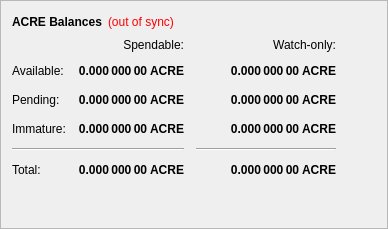
        <widget class="QFrame" name="frame">
         <property name="frameShape">
          <enum>QFrame::StyledPanel</enum>
         </property>
         <property name="frameShadow">
          <enum>QFrame::Raised</enum>
         </property>
         <layout class="QVBoxLayout" name="verticalLayout_4">
          <item>
           <layout class="QHBoxLayout" name="horizontalLayout_4">
            <item>
             <widget class="QLabel" name="label_5">
              <property name="font">
               <font>
                <weight>75</weight>
                <bold>true</bold>
               </font>
              </property>
              <property name="text">
               <string>ACRE Balances</string>
              </property>
             </widget>
            </item>
            <item>
             <widget class="QLabel" name="labelWalletStatus">
              <property name="cursor">
               <cursorShape>WhatsThisCursor</cursorShape>
              </property>
              <property name="toolTip">
               <string>The displayed information may be out of date. Your wallet automatically synchronizes with the Acre network after a connection is established, but this process has not completed yet.</string>
              </property>
              <property name="styleSheet">
               <string notr="true">QLabel { color: red; }</string>
              </property>
              <property name="text">
               <string notr="true">(out of sync)</string>
              </property>
              <property name="alignment">
               <set>Qt::AlignLeading|Qt::AlignLeft|Qt::AlignVCenter</set>
              </property>
             </widget>
            </item>
            <item>
             <spacer name="horizontalSpacer_3">
              <property name="orientation">
               <enum>Qt::Horizontal</enum>
              </property>
              <property name="sizeHint" stdset="0">
               <size>
                <width>40</width>
                <height>20</height>
               </size>
              </property>
             </spacer>
            </item>
           </layout>
          </item>
          <item>
           <layout class="QGridLayout" name="gridLayout">
            <property name="spacing">
             <number>12</number>
            </property>
            <item row="2" column="2">
             <widget class="QLabel" name="labelWatchPending">
              <property name="font">
               <font>
                <weight>75</weight>
                <bold>true</bold>
               </font>
              </property>
              <property name="cursor">
               <cursorShape>IBeamCursor</cursorShape>
              </property>
              <property name="toolTip">
               <string>Unconfirmed transactions to watch-only addresses</string>
              </property>
              <property name="text">
               <string notr="true">0.000 000 00 ACRE</string>
              </property>
              <property name="alignment">
               <set>Qt::AlignRight|Qt::AlignTrailing|Qt::AlignVCenter</set>
              </property>
              <property name="textInteractionFlags">
               <set>Qt::LinksAccessibleByMouse|Qt::TextSelectableByKeyboard|Qt::TextSelectableByMouse</set>
              </property>
             </widget>
            </item>
            <item row="2" column="1">
             <widget class="QLabel" name="labelUnconfirmed">
              <property name="font">
               <font>
                <weight>75</weight>
                <bold>true</bold>
               </font>
              </property>
              <property name="cursor">
               <cursorShape>IBeamCursor</cursorShape>
              </property>
              <property name="toolTip">
               <string>Total of transactions that have yet to be confirmed, and do not yet count toward the spendable balance</string>
              </property>
              <property name="text">
               <string notr="true">0.000 000 00 ACRE</string>
              </property>
              <property name="alignment">
               <set>Qt::AlignRight|Qt::AlignTrailing|Qt::AlignVCenter</set>
              </property>
              <property name="textInteractionFlags">
               <set>Qt::LinksAccessibleByMouse|Qt::TextSelectableByKeyboard|Qt::TextSelectableByMouse</set>
              </property>
             </widget>
            </item>
            <item row="3" column="2">
             <widget class="QLabel" name="labelWatchImmature">
              <property name="font">
               <font>
                <weight>75</weight>
                <bold>true</bold>
               </font>
              </property>
              <property name="cursor">
               <cursorShape>IBeamCursor</cursorShape>
              </property>
              <property name="toolTip">
               <string>Staked or masternode rewards in watch-only addresses that has not yet matured</string>
              </property>
              <property name="text">
               <string notr="true">0.000 000 00 ACRE</string>
              </property>
              <property name="alignment">
               <set>Qt::AlignRight|Qt::AlignTrailing|Qt::AlignVCenter</set>
              </property>
              <property name="textInteractionFlags">
               <set>Qt::LinksAccessibleByMouse|Qt::TextSelectableByKeyboard|Qt::TextSelectableByMouse</set>
              </property>
             </widget>
            </item>
            <item row="4" column="0" colspan="2">
             <widget class="Line" name="lineSpendableBalance">
              <property name="orientation">
               <enum>Qt::Horizontal</enum>
              </property>
             </widget>
            </item>
            <item row="4" column="2">
             <widget class="Line" name="lineWatchBalance">
              <property name="sizePolicy">
               <sizepolicy hsizetype="Preferred" vsizetype="Fixed">
                <horstretch>0</horstretch>
                <verstretch>0</verstretch>
               </sizepolicy>
              </property>
              <property name="minimumSize">
               <size>
                <width>140</width>
                <height>0</height>
               </size>
              </property>
              <property name="orientation">
               <enum>Qt::Horizontal</enum>
              </property>
             </widget>
            </item>
            <item row="5" column="0">
             <widget class="QLabel" name="labelTotalText">
              <property name="text">
               <string>Total:</string>
              </property>
             </widget>
            </item>
            <item row="3" column="1">
             <widget class="QLabel" name="labelImmature">
              <property name="font">
               <font>
                <weight>75</weight>
                <bold>true</bold>
               </font>
              </property>
              <property name="cursor">
               <cursorShape>IBeamCursor</cursorShape>
              </property>
              <property name="toolTip">
               <string>Staked or masternode rewards that has not yet matured</string>
              </property>
              <property name="text">
               <string notr="true">0.000 000 00 ACRE</string>
              </property>
              <property name="alignment">
               <set>Qt::AlignRight|Qt::AlignTrailing|Qt::AlignVCenter</set>
              </property>
              <property name="textInteractionFlags">
               <set>Qt::LinksAccessibleByMouse|Qt::TextSelectableByKeyboard|Qt::TextSelectableByMouse</set>
              </property>
             </widget>
            </item>
            <item row="2" column="3">
             <spacer name="horizontalSpacer_2">
              <property name="orientation">
               <enum>Qt::Horizontal</enum>
              </property>
              <property name="sizeHint" stdset="0">
               <size>
                <width>40</width>
                <height>20</height>
               </size>
              </property>
             </spacer>
            </item>
            <item row="3" column="0">
             <widget class="QLabel" name="labelImmatureText">
              <property name="text">
               <string>Immature:</string>
              </property>
             </widget>
            </item>
            <item row="5" column="1">
             <widget class="QLabel" name="labelTotal">
              <property name="font">
               <font>
                <weight>75</weight>
                <bold>true</bold>
               </font>
              </property>
              <property name="cursor">
               <cursorShape>IBeamCursor</cursorShape>
              </property>
              <property name="toolTip">
               <string>Your current total balance</string>
              </property>
              <property name="text">
               <string notr="true">0.000 000 00 ACRE</string>
              </property>
              <property name="alignment">
               <set>Qt::AlignRight|Qt::AlignTrailing|Qt::AlignVCenter</set>
              </property>
              <property name="textInteractionFlags">
               <set>Qt::LinksAccessibleByMouse|Qt::TextSelectableByKeyboard|Qt::TextSelectableByMouse</set>
              </property>
             </widget>
            </item>
            <item row="5" column="2">
             <widget class="QLabel" name="labelWatchTotal">
              <property name="font">
               <font>
                <weight>75</weight>
                <bold>true</bold>
               </font>
              </property>
              <property name="cursor">
               <cursorShape>IBeamCursor</cursorShape>
              </property>
              <property name="toolTip">
               <string>Current total balance in watch-only addresses</string>
              </property>
              <property name="text">
               <string notr="true">0.000 000 00 ACRE</string>
              </property>
              <property name="alignment">
               <set>Qt::AlignRight|Qt::AlignTrailing|Qt::AlignVCenter</set>
              </property>
              <property name="textInteractionFlags">
               <set>Qt::LinksAccessibleByMouse|Qt::TextSelectableByKeyboard|Qt::TextSelectableByMouse</set>
              </property>
             </widget>
            </item>
            <item row="0" column="2">
             <widget class="QLabel" name="labelWatchonly">
              <property name="text">
               <string>Watch-only:</string>
              </property>
              <property name="alignment">
               <set>Qt::AlignRight|Qt::AlignTrailing|Qt::AlignVCenter</set>
              </property>
             </widget>
            </item>
            <item row="1" column="0">
             <widget class="QLabel" name="labelBalanceText">
              <property name="text">
               <string>Available:</string>
              </property>
             </widget>
            </item>
            <item row="1" column="1">
             <widget class="QLabel" name="labelBalance">
              <property name="font">
               <font>
                <weight>75</weight>
                <bold>true</bold>
               </font>
              </property>
              <property name="cursor">
               <cursorShape>IBeamCursor</cursorShape>
              </property>
              <property name="toolTip">
               <string>Your current spendable balance</string>
              </property>
              <property name="text">
               <string notr="true">0.000 000 00 ACRE</string>
              </property>
              <property name="alignment">
               <set>Qt::AlignRight|Qt::AlignTrailing|Qt::AlignVCenter</set>
              </property>
              <property name="textInteractionFlags">
               <set>Qt::LinksAccessibleByMouse|Qt::TextSelectableByKeyboard|Qt::TextSelectableByMouse</set>
              </property>
             </widget>
            </item>
            <item row="1" column="2">
             <widget class="QLabel" name="labelWatchAvailable">
              <property name="font">
               <font>
                <weight>75</weight>
                <bold>true</bold>
               </font>
              </property>
              <property name="cursor">
               <cursorShape>IBeamCursor</cursorShape>
              </property>
              <property name="toolTip">
               <string>Your current balance in watch-only addresses</string>
              </property>
              <property name="text">
               <string notr="true">0.000 000 00 ACRE</string>
              </property>
              <property name="alignment">
               <set>Qt::AlignRight|Qt::AlignTrailing|Qt::AlignVCenter</set>
              </property>
              <property name="textInteractionFlags">
               <set>Qt::LinksAccessibleByMouse|Qt::TextSelectableByKeyboard|Qt::TextSelectableByMouse</set>
              </property>
             </widget>
            </item>
            <item row="2" column="0">
             <widget class="QLabel" name="labelPendingText">
              <property name="text">
               <string>Pending:</string>
              </property>
             </widget>
            </item>
            <item row="0" column="1">
             <widget class="QLabel" name="labelSpendable">
              <property name="text">
               <string>Spendable:</string>
              </property>
              <property name="alignment">
               <set>Qt::AlignRight|Qt::AlignTrailing|Qt::AlignVCenter</set>
              </property>
             </widget>
            </item>
           </layout>
          </item>
          <item>
           <spacer name="verticalSpacer_4">
            <property name="orientation">
             <enum>Qt::Vertical</enum>
            </property>
            <property name="sizeHint" stdset="0">
             <size>
              <width>20</width>
              <height>40</height>
             </size>
            </property>
           </spacer>
          </item>
         </layout>
        </widget>
